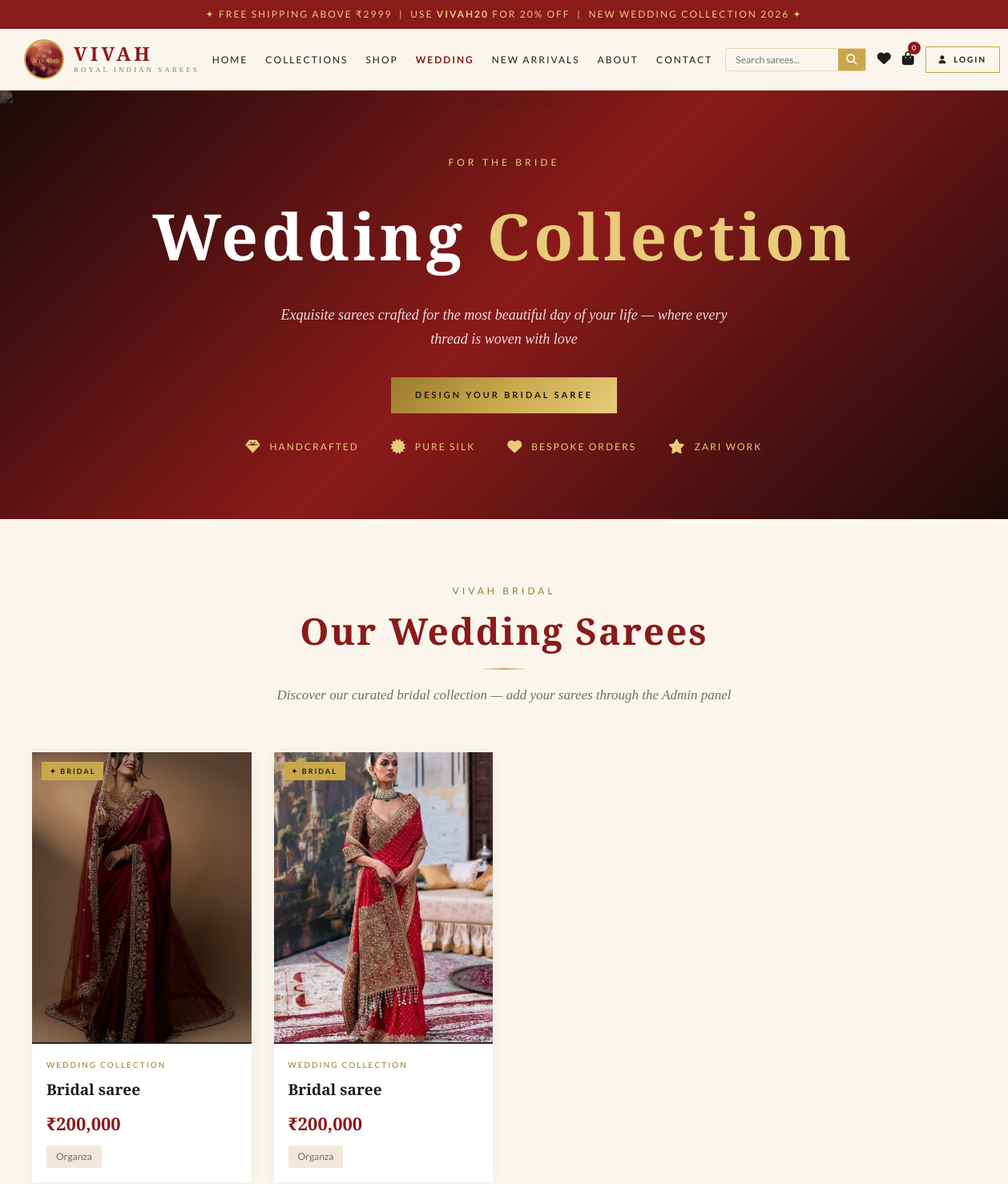
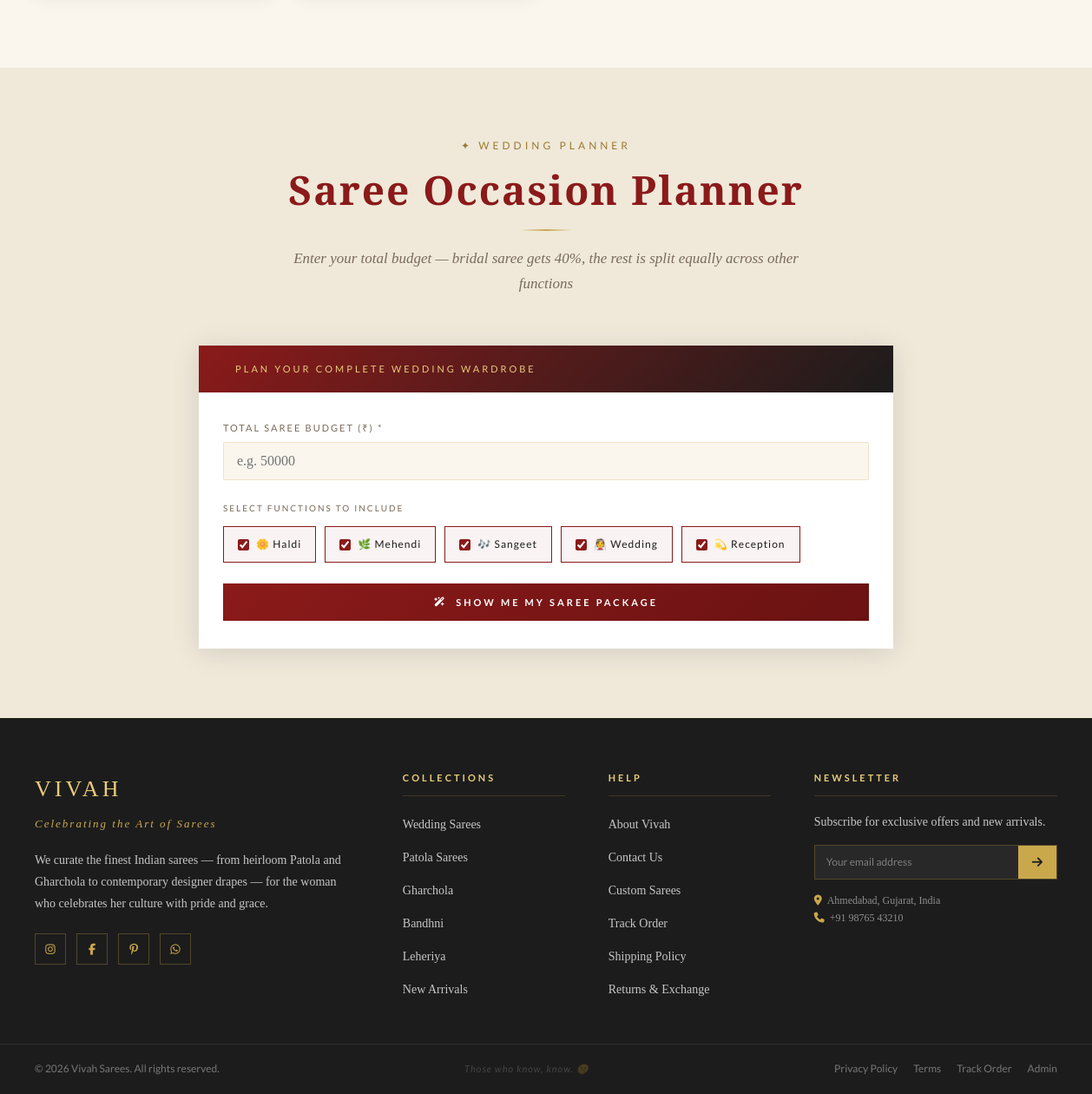
/wedding-collection, run on the app's committed database (2 pictures, top to bottom).
### app.py (models this page shows)
class Product(db.Model):
    id = db.Column(db.Integer, primary_key=True)
    name = db.Column(db.String(200), nullable=False)
    description = db.Column(db.Text)
    price = db.Column(db.Float, nullable=False)
    original_price = db.Column(db.Float)
    image = db.Column(db.String(300))
    fabric = db.Column(db.String(100))
    color = db.Column(db.String(100))
    occasion = db.Column(db.String(100))
    is_wedding = db.Column(db.Boolean, default=False)
    is_featured = db.Column(db.Boolean, default=False)
    is_new_arrival = db.Column(db.Boolean, default=False)
    is_vault_exclusive = db.Column(db.Boolean, default=False)
    stock = db.Column(db.Integer, default=1)
    category_id = db.Column(db.Integer, db.ForeignKey('category.id'))
    created_at = db.Column(db.DateTime, default=datetime.utcnow)

### app.py (the view)
@app.route('/wedding-collection')
def wedding_collection():
    products = Product.query.filter_by(is_wedding=True).all()
    wishlist = session.get('wishlist', [])
    all_products_qs = Product.query.filter(Product.stock > 0).all()
    all_products_json = [{'id': p.id, 'name': p.name, 'price': p.price,
                          'color': p.color or '', 'fabric': p.fabric or '',
                          'occasion': p.occasion or '',
                          'category_name': p.category.name if p.category else '',
                          'image': p.image or ''} for p in all_products_qs]
    return render_template('wedding_collection.html', products=products,
                           wishlist=wishlist, all_products_json=all_products_json)

### app.py (called while the page is built)
def current_user():
    uid = session.get('user_id')
    return User.query.get(uid) if uid else None

def is_admin(): return session.get('is_admin', False)

@app.context_processor
def inject_globals():
    user = current_user()
    cart_count = len(session.get('cart', []))
    wishlist_count = len(session.get('wishlist', []))
    return {'current_user': user, 'cart_count': cart_count,
            'wishlist_count': wishlist_count, 'is_admin': is_admin()}

### templates/wedding_collection.html (shortened to what this page needs)
{% extends "base.html" %}
{% block content %}
<section class="wedding-hero">
  <div class="wedding-hero-bg"></div>
  <img class="wedding-hero-img" src="{{ url_for('static', filename='images/hero/hero_banner1.jpg') }}" alt="Wedding Sarees" />
  <div class="wedding-hero-content">
    <div class="section-label" style="color:var(--gold-light);">For the Bride</div>
    <h1>Wedding <span>Collection</span></h1>
    <p>Exquisite sarees crafted for the most beautiful day of your life — where every thread is woven with love</p>
    <a href="{{ url_for('customize') }}" class="btn btn-gold">Design Your Bridal Saree</a>
    <div class="wedding-features">
      <div class="wedding-feature"><i class="fas fa-gem"></i> Handcrafted</div>
      <div class="wedding-feature"><i class="fas fa-certificate"></i> Pure Silk</div>
      <div class="wedding-feature"><i class="fas fa-heart"></i> Bespoke Orders</div>
      <div class="wedding-feature"><i class="fas fa-star"></i> Zari Work</div>
    </div>
  </div>
</section>
<section class="section">
  <div class="container">
    <div class="section-header">
      <div class="section-label">Vivah Bridal</div>
      <h2 class="section-title">Our Wedding Sarees</h2>
      <div class="section-divider"></div>
      <p class="section-desc">Discover our curated bridal collection — add your sarees through the Admin panel</p>
    </div>
    {% if products %}
      <div class="products-grid">
        {% for product in products %}
        <div class="product-card">
          <div class="product-img-wrap">
            {% if product.image %}
              <img src="{{ url_for('static', filename='images/products/' + product.image) }}" alt="{{ product.name }}" />
            {% else %}
              <div class="product-img-placeholder">
                <i class="fas fa-heart" style="color:var(--crimson);"></i>
                <span>Bridal Saree</span>
              </div>
            {% endif %}
            <div class="product-badges"><span class="badge badge-wedding">✦ Bridal</span></div>
            <div class="product-actions-hover">
            </div>
          </div>
          <div class="product-info">
            <div class="category-tag">Wedding Collection</div>
            <h3>{{ product.name }}</h3>
            <div class="product-price"><span class="price-current">₹{{ "{:,.0f}".format(product.price) }}</span></div>
            {% if product.fabric %}<span class="product-fabric-tag">{{ product.fabric }}</span>{% endif %}
          </div>
        </div>
        {% endfor %}
      </div>
    {% endif %}
  </div>
</section>
<section class="section section-alt" id="occasion-planner">
  <div class="container" style="max-width:800px">
    <div class="section-header">
      <div class="section-label">✦ Wedding Planner</div>
      <h2 class="section-title">Saree Occasion Planner</h2>
      <div class="section-divider"></div>
      <p class="section-desc">Enter your total budget — bridal saree gets 40%, the rest is split equally across other functions</p>
    </div>
    <div style="background:white;box-shadow:var(--shadow);overflow:hidden">
      <div style="background:linear-gradient(135deg,var(--crimson),var(--charcoal));padding:18px 28px;color:white;display:flex;align-items:center;gap:14px">
        <div style="font-family:var(--font-sans);font-size:11px;letter-spacing:3px;color:var(--gold-light);text-transform:uppercase">Plan Your Complete Wedding Wardrobe</div>
      </div>
      <div style="padding:32px 28px">
        <div style="margin-bottom:24px">
          <div class="form-group">
            <label>Total Saree Budget (₹) *</label>
            <input type="number" id="planBudget" placeholder="e.g. 50000" min="5000" step="1000" style="font-size:16px"/>
          </div>
        </div>
        <div style="margin-bottom:24px">
          <label style="display:block;font-family:var(--font-sans);font-size:10px;letter-spacing:2px;text-transform:uppercase;color:var(--warm-gray);margin-bottom:12px">Select Functions to Include</label>
          <div style="display:flex;flex-wrap:wrap;gap:10px" id="functionPicker">
            <label class="fn-chip" style="display:flex;align-items:center;gap:8px;padding:10px 16px;border:1.5px solid rgba(201,168,76,0.3);cursor:pointer;font-family:var(--font-sans);font-size:12px;letter-spacing:1px;transition:all 0.2s">
              <input type="checkbox" value="haldi" checked style="accent-color:var(--crimson)"> 🌼 Haldi
            </label>
            <label class="fn-chip" style="display:flex;align-items:center;gap:8px;padding:10px 16px;border:1.5px solid rgba(201,168,76,0.3);cursor:pointer;font-family:var(--font-sans);font-size:12px;letter-spacing:1px;transition:all 0.2s">
              <input type="checkbox" value="mehendi" checked style="accent-color:var(--crimson)"> 🌿 Mehendi
            </label>
            <label class="fn-chip" style="display:flex;align-items:center;gap:8px;padding:10px 16px;border:1.5px solid rgba(201,168,76,0.3);cursor:pointer;font-family:var(--font-sans);font-size:12px;letter-spacing:1px;transition:all 0.2s">
              <input type="checkbox" value="sangeet" checked style="accent-color:var(--crimson)"> 🎶 Sangeet
            </label>
            <label class="fn-chip" style="display:flex;align-items:center;gap:8px;padding:10px 16px;border:1.5px solid rgba(201,168,76,0.3);cursor:pointer;font-family:var(--font-sans);font-size:12px;letter-spacing:1px;transition:all 0.2s">
              <input type="checkbox" value="wedding" checked style="accent-color:var(--crimson)"> 👰 Wedding
            </label>
            <label class="fn-chip" style="display:flex;align-items:center;gap:8px;padding:10px 16px;border:1.5px solid rgba(201,168,76,0.3);cursor:pointer;font-family:var(--font-sans);font-size:12px;letter-spacing:1px;transition:all 0.2s">
              <input type="checkbox" value="reception" checked style="accent-color:var(--crimson)"> 💫 Reception
            </label>
          </div>
        </div>
        <button onclick="buildOccasionPlan()" style="width:100%;padding:15px;background:linear-gradient(135deg,var(--crimson),#6b1212);color:white;font-family:var(--font-sans);font-size:11px;letter-spacing:3px;text-transform:uppercase;font-weight:700;border:none;cursor:pointer;display:flex;align-items:center;justify-content:center;gap:10px;transition:all 0.3s" onmouseover="this.style.transform='translateY(-2px)'" onmouseout="this.style.transform=''">
          <i class="fas fa-wand-magic-sparkles"></i> Show Me My Saree Package
        </button>
      </div>
    </div>
  </div>
</section>
{% endblock %}

### templates/base.html (style rules this page uses)
:root { --gold: #C9A84C; --gold-light: #E8CC7A; --gold-dark: #9A7A2E; --crimson: #8B1A1A; --crimson-light: #B22222; --ivory: #FAF6EE; --ivory-dark: #F0E9DA; --charcoal: #1C1C1C; --charcoal-light: #333333; --warm-gray: #7A6A5A; --font-heading: 'Cinzel', serif; --font-body: 'Cormorant Garamond', serif; --font-sans: 'Lato', sans-serif; --shadow: 0 4px 30px rgba(0,0,0,0.12); --shadow-gold: 0 4px 20px rgba(201,168,76,0.3); --transition: all 0.35s cubic-bezier(0.25,0.46,0.45,0.94); }
*,*::before,*::after { box-sizing:border-box;margin:0;padding:0 }
html { scroll-behavior:smooth }
body { font-family:var(--font-body);background:var(--ivory);color:var(--charcoal);font-size:17px;line-height:1.7;overflow-x:hidden }
a { text-decoration:none;color:inherit;transition:var(--transition) }
img { max-width:100%;display:block }
.section { padding:80px 40px }
.section-alt { background:var(--ivory-dark) }
.container { max-width:1400px;margin:0 auto }
.section-header { text-align:center;margin-bottom:56px }
.section-label { font-family:var(--font-sans);font-size:12px;letter-spacing:4px;text-transform:uppercase;color:var(--gold-dark);margin-bottom:12px }
.section-title { font-family:var(--font-heading);font-size:clamp(26px,4vw,46px);color:var(--crimson);letter-spacing:2px;line-height:1.2 }
.section-divider { width:60px;height:2px;background:linear-gradient(90deg,transparent,var(--gold),transparent);margin:18px auto }
.section-desc { font-size:17px;color:var(--warm-gray);max-width:600px;margin:0 auto;font-style:italic }
.btn { display:inline-flex;align-items:center;gap:8px;padding:13px 30px;font-family:var(--font-sans);font-size:11px;letter-spacing:3px;text-transform:uppercase;font-weight:700;border:none;cursor:pointer;transition:var(--transition);position:relative;overflow:hidden }
.btn-gold { background:linear-gradient(135deg,var(--gold-dark),var(--gold),var(--gold-light));color:var(--charcoal) }
.products-grid { display:grid;grid-template-columns:repeat(auto-fill,minmax(260px,1fr));gap:28px }
.product-card { background:white;position:relative;overflow:hidden;transition:var(--transition);box-shadow:0 2px 15px rgba(0,0,0,0.06);cursor:pointer }
.product-img-wrap { position:relative;overflow:hidden;aspect-ratio:3/4;background:var(--ivory-dark) }
.product-img-wrap img { width:100%;height:100%;object-fit:cover;transition:transform 0.6s ease }
.product-badges { position:absolute;top:12px;left:12px;display:flex;flex-direction:column;gap:6px }
.badge { padding:4px 10px;font-family:var(--font-sans);font-size:9px;letter-spacing:2px;text-transform:uppercase;font-weight:700 }
.badge-wedding { background:var(--gold);color:var(--charcoal) }
.product-actions-hover { position:absolute;bottom:-60px;left:0;right:0;background:rgba(28,28,28,0.9);padding:14px;display:flex;gap:8px;justify-content:center;transition:bottom 0.3s ease }
.product-info { padding:18px }
.product-info .category-tag { font-family:var(--font-sans);font-size:10px;letter-spacing:2px;text-transform:uppercase;color:var(--gold-dark);margin-bottom:6px }
.product-info h3 { font-family:var(--font-heading);font-size:19px;color:var(--charcoal);margin-bottom:8px;font-weight:600 }
.product-price { display:flex;align-items:center;gap:10px }
.price-current { font-size:22px;color:var(--crimson);font-weight:600 }
.product-fabric-tag { display:inline-block;margin-top:8px;padding:4px 12px;font-family:var(--font-sans);font-size:12px;background:var(--ivory-dark);color:var(--warm-gray);border-radius:2px }
.form-group { margin-bottom:18px }
.form-group label { display:block;font-family:var(--font-sans);font-size:11px;letter-spacing:2px;text-transform:uppercase;color:var(--warm-gray);margin-bottom:6px }
.form-group input,.form-group select,.form-group textarea { width:100%;padding:12px 15px;border:1.5px solid rgba(201,168,76,0.25);background:var(--ivory);font-family:var(--font-body);font-size:16px;color:var(--charcoal);outline:none;transition:var(--transition);border-radius:2px }

### data on the page
Product: image (picture), name "Bridal saree", price "200,000", fabric "Organza"
Product: image (picture), name "Bridal saree", price "200,000", fabric "Organza"

### other printed values
{{ cart_count }} "0"
